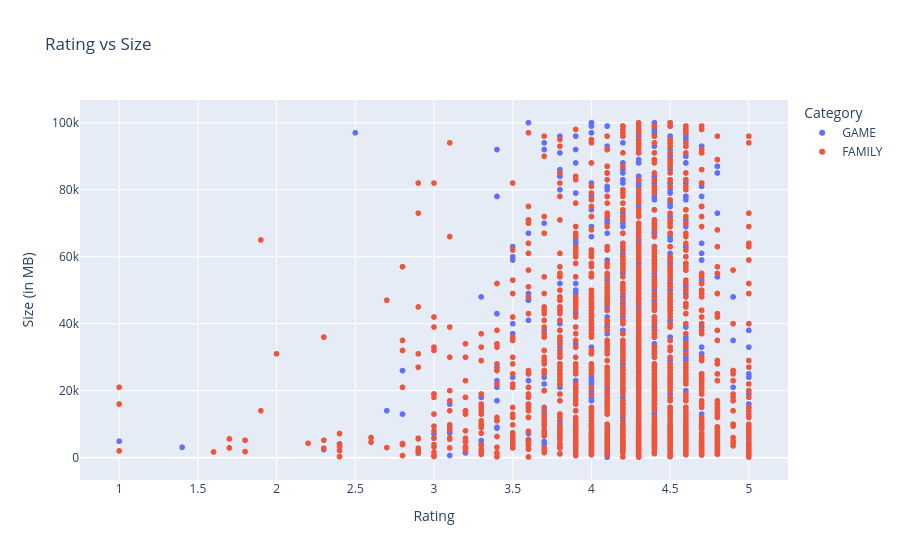

Notebook source saved alongside this figure:
### Code cell
import pandas as pd
import plotly.express as px





# Filtrer uniquement les catégories "GAME" et "FAMILY" et les applications > 50MB
filtered_df = df[(df["Category"].isin(["GAME", "FAMILY"])) & (df["Size"] > 50)]

# Créer le scatter plot avec Plotly
fig = px.scatter(
    filtered_df,
    x="Rating",  
    y="Size",
    color="Category",  # Differentiation par couleur
    title="Rating vs Size",
    labels={"Rating": "Rating", "Size": "Size (in MB)"},
)

# Afficher le graphique
fig.show()

### Figure 1 — Plotly figure (JSON) as saved in the notebook; plotly's stock layout.template omitted (floating-point values rounded to 4 significant figures; data arrays with more than 128 entries replaced by an {"elided": "..."} marker saying what was removed)
{"data": [{"hovertemplate": "Category=GAME<br>Rating=%{x}<br>Size (in MB)=%{y}<extra></extra>", "legendgroup": "GAME", "marker": {"color": "#636efa", "symbol": "circle"}, "mode": "markers", "name": "GAME", "showlegend": true, "type": "scattergl", "x": {"elided": "1000 float values"}, "xaxis": "x", "y": {"elided": "1000 float values"}, "yaxis": "y"}, {"hovertemplate": "Category=FAMILY<br>Rating=%{x}<br>Size (in MB)=%{y}<extra></extra>", "legendgroup": "FAMILY", "marker": {"color": "#EF553B", "symbol": "circle"}, "mode": "markers", "name": "FAMILY", "showlegend": true, "type": "scattergl", "x": {"elided": "1804 float values"}, "xaxis": "x", "y": {"elided": "1804 float values"}, "yaxis": "y"}], "layout": {"legend": {"title": {"text": "Category"}, "tracegroupgap": 0}, "title": {"text": "Rating vs Size"}, "xaxis": {"anchor": "y", "domain": [0, 1], "title": {"text": "Rating"}}, "yaxis": {"anchor": "x", "domain": [0, 1], "title": {"text": "Size (in MB)"}}}}
